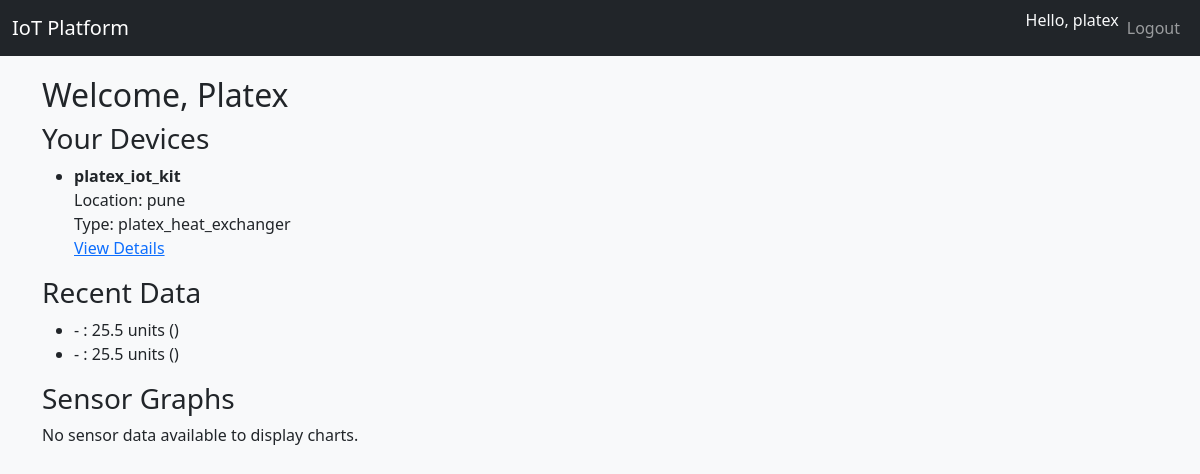
Page /api/ui/dashboard/ (signed in) on the earlier database version.
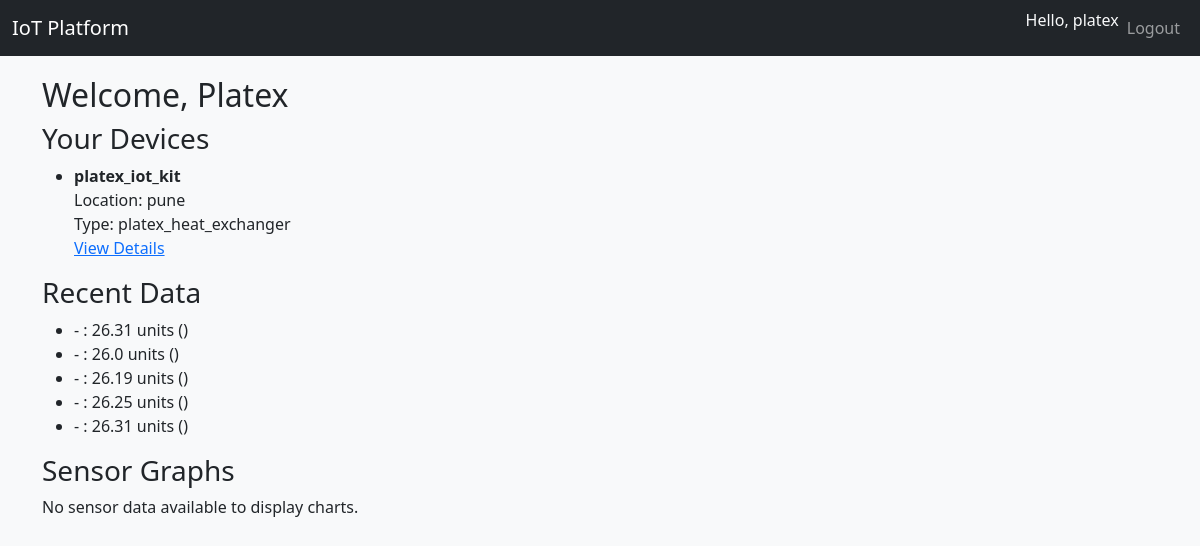
Same page on the later database version.
### api/models.py (models this page shows, shortened)
class Device(models.Model):
    customer = models.ForeignKey(Customer, on_delete=models.CASCADE, related_name='devices')
    device_type = models.ForeignKey(DeviceType, on_delete=models.SET_NULL, null=True)
    name = models.CharField(max_length=100)
    location = models.CharField(max_length=100, blank=True)
    write_api_key = models.UUIDField(default=uuid.uuid4, unique=True, editable=False)
    read_api_key = models.UUIDField(default=uuid.uuid4, unique=True, editable=False)
    created_at = models.DateTimeField(auto_now_add=True)
    is_active = models.BooleanField(default=True)

class DeviceType(models.Model):
    name = models.CharField(max_length=100)  # e.g., "Plate Heat Exchanger", "Shell and Tube"
    description = models.TextField(blank=True)
    def __str__(self):
        return self.name

class SensorData(models.Model):
    device = models.ForeignKey(Device, on_delete=models.CASCADE, related_name='sensor_data')
    sensor_config = models.ForeignKey(SensorConfiguration, on_delete=models.CASCADE)
    value = models.FloatField()
    created_at = models.DateTimeField(auto_now_add=True)
    class Meta:
        ordering = ['-created_at']
        indexes = [
            models.Index(fields=['device', 'created_at']),
        ]

### api/views.py (the view)
# urls.py: path('ui/dashboard/', views.customer_dashboard, name='customer_dashboard'),
@login_required
def customer_dashboard(request):
    customer = get_object_or_404(Customer, user=request.user)
    devices = Device.objects.filter(customer=customer, is_active=True)
    recent_data = []
    for device in devices:
        data = SensorData.objects.filter(device=device).order_by('-created_at')[:5]
        recent_data.extend(data)
    return render(request, 'api/customer_dashboard.html', {
        'customer': customer,
        'devices': devices,
        'recent_data': recent_data
    })

### api/templates/api/customer_dashboard.html (shortened to what this page needs)
{% extends "base.html" %}
{% load static %}
{% block content %}
<h2>Welcome, {{ customer.company_name }}</h2>
<h3>Your Devices</h3>
{% if devices %}
  <ul>
    {% for device in devices %}
      <li>
        <strong>{{ device.name }}</strong><br>
        Location: {{ device.location }}<br>
        Type: {{ device.device_type }}<br>
        <a href="{% url 'device_detail_ui' device.id %}">View Details</a>
      </li>
    {% endfor %}
  </ul>
{% else %}
  <p>No devices found.</p>
{% endif %}
<h3>Recent Data</h3>
{% if recent_data %}
  <ul>
    {% for reading in recent_data %}
      <li>
        {{ reading.device_name }} - {{ reading.sensor_label }}: {{ reading.value }} units
        ({{ reading.timestamp|date:"M d, Y, h:i a" }})
      </li>
    {% endfor %}
  </ul>
{% else %}
  <p>No recent sensor data available.</p>
{% endif %}
<h3>Sensor Graphs</h3>
{% if sensor_data_json %}
  {% for sensor_label in sensor_data_json.keys %}
    <div style="margin-bottom:40px;">
      <h4>{{ sensor_label }}</h4>
      <canvas id="chart-{{ sensor_label }}" height="200"></canvas>
    </div>
  {% endfor %}
{% else %}
  <p>No sensor data available to display charts.</p>
{% endif %}
{% endblock %}

Differences in the rows shown:
no longer on this page (row unchanged): SensorData: value "25.5"
no longer on this page (row unchanged): SensorData: value "25.5"
added SensorData: value "26.31"
added SensorData: value "26.0"
added SensorData: value "26.19"
added SensorData: value "26.25"
added SensorData: value "26.31"
